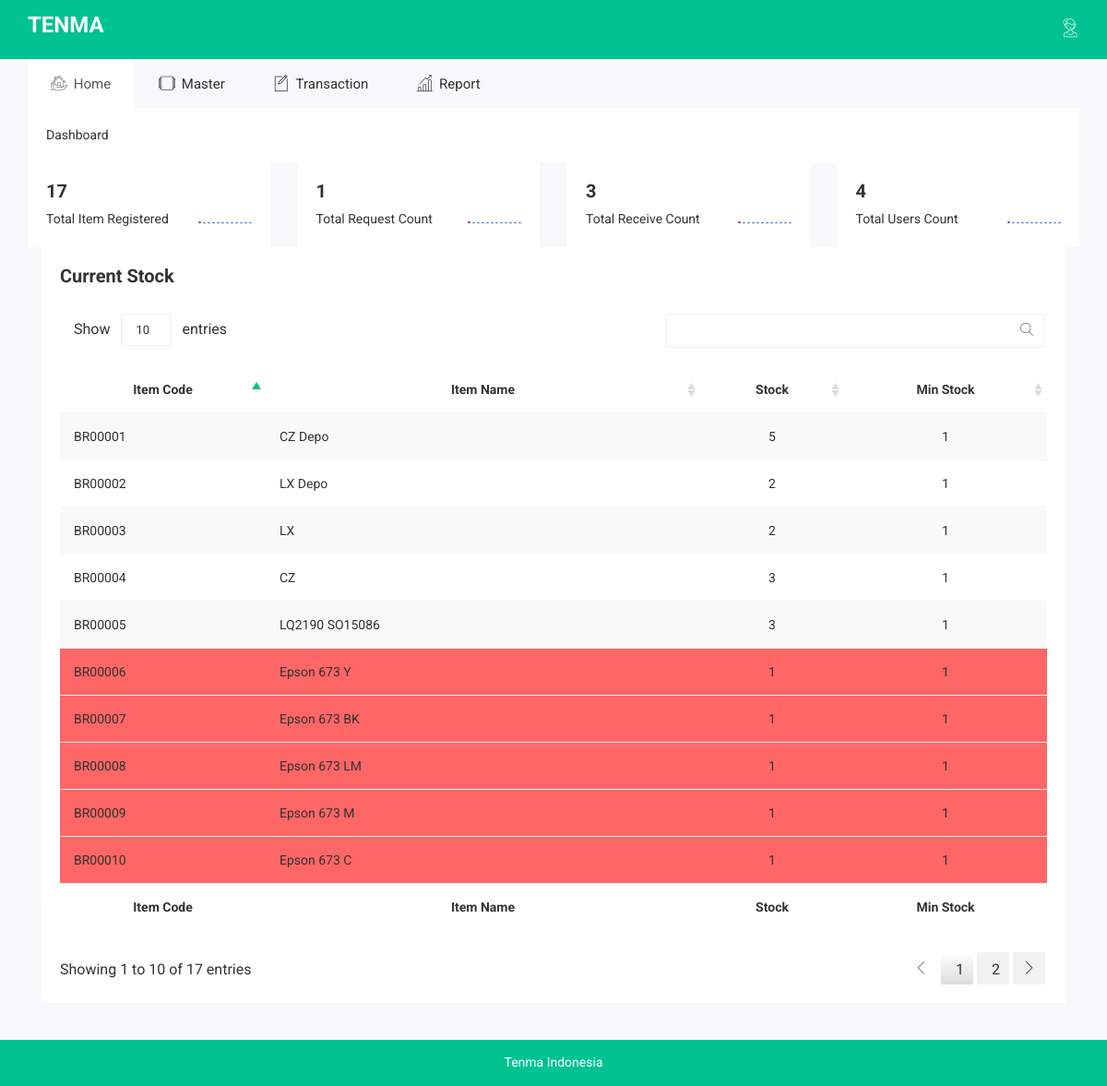
The page /index.php (signed in) on the database as committed earlier.
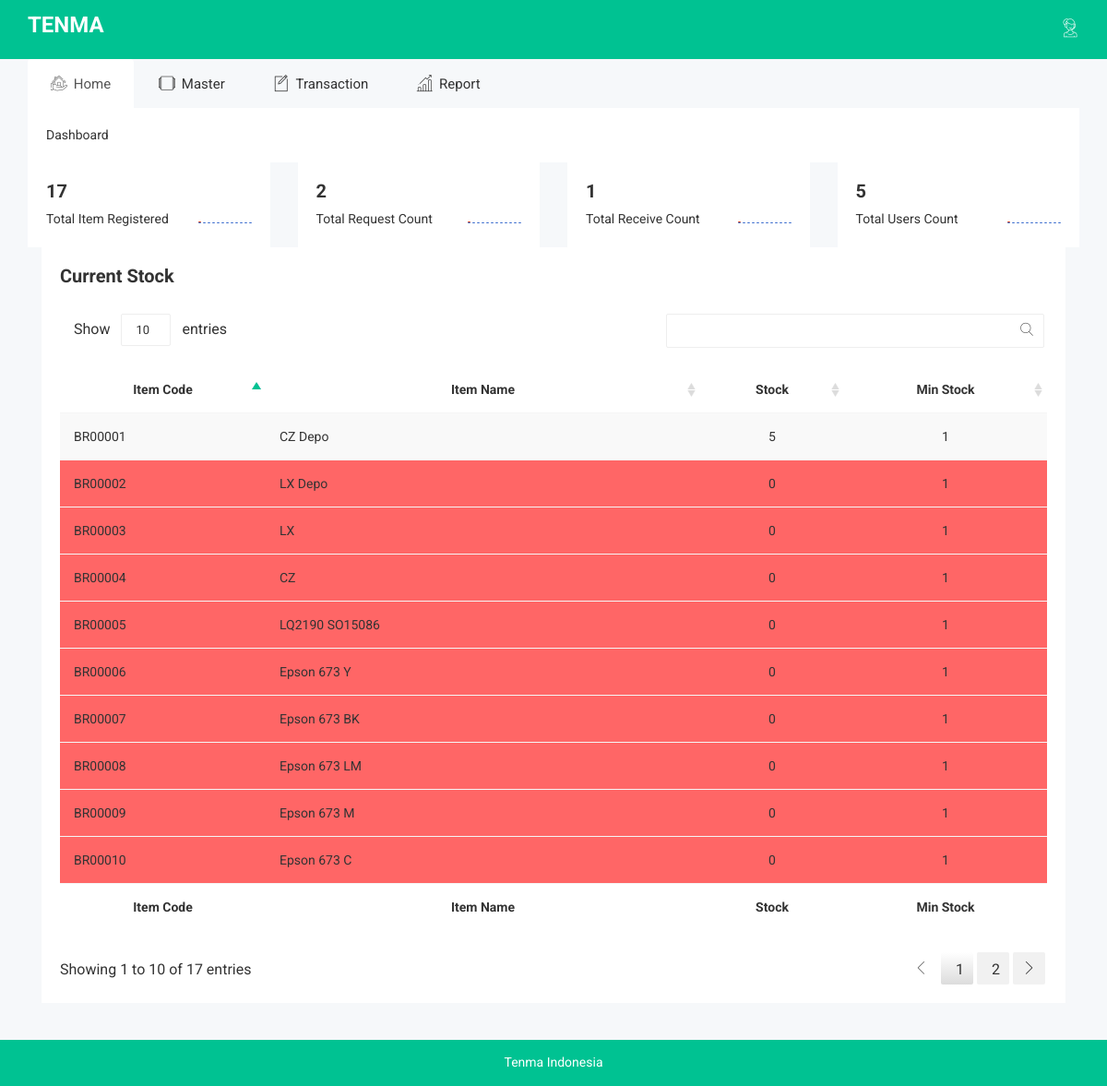
The same page on the database as committed later.
### tables this page shows
CREATE TABLE `item` (
  `item_cd` varchar(20) NOT NULL,
  `item_nm` varchar(80) DEFAULT NULL,
  `qty` int(11) DEFAULT NULL,
  `id` varchar(20) DEFAULT NULL,
  `id_dept` varchar(20) DEFAULT NULL,
  `min` int(11) DEFAULT NULL,
  `max` int(11) DEFAULT NULL,
  `remark` varchar(20) DEFAULT NULL,
  `unit_cd` varchar(20) DEFAULT NULL,
  `stat` int(11) DEFAULT '1',
  PRIMARY KEY (`item_cd`)
);

### views/dashboard.php (the view)
<?php include "config/koneksi.php"; ?>
<div class="notika-status-area">
    <div class="container">
        <div class="row">
            <div class="col-lg-3 col-md-6 col-sm-6 col-xs-12">
                <div class="wb-traffic-inner notika-shadow sm-res-mg-t-30 tb-res-mg-t-30">
                    <div class="website-traffic-ctn">
                        <?php
                            $query=mysqli_query($koneksi,"SELECT * from item ");
                            $count=mysqli_num_rows($query);
                        ?>
                        <h2><span class="counter"><?=$count?></span></h2>
                        <p>Total Item Registered</p>
                    </div>
                    <div class="sparkline-bar-stats1">9,4,8,6,5,6,4,8,3,5,9,5</div>
                </div>
            </div>
            <div class="col-lg-3 col-md-6 col-sm-6 col-xs-12">
                <div class="wb-traffic-inner notika-shadow sm-res-mg-t-30 tb-res-mg-t-30">
                    <div class="website-traffic-ctn">
                        <?php
                            $query=mysqli_query($koneksi,"SELECT * from request_h ");
                            $count=mysqli_num_rows($query);
                        ?>
                        <h2><span class="counter"><?=$count?></span></h2>
                        <p>Total Request Count</p>
                    </div>
                    <div class="sparkline-bar-stats2">1,4,8,3,5,6,4,8,3,3,9,5</div>
                </div>
            </div>
            <div class="col-lg-3 col-md-6 col-sm-6 col-xs-12">
                <div class="wb-traffic-inner notika-shadow sm-res-mg-t-30 tb-res-mg-t-30 dk-res-mg-t-30">
                    <div class="website-traffic-ctn">
                        <?php
                            $query=mysqli_query($koneksi,"SELECT * from incoming_h ");
                            $count=mysqli_num_rows($query);
                        ?>
                        <h2><span class="counter"><?=$count?></span></h2>
                        <p>Total Receive Count</p>
                    </div>
                    <div class="sparkline-bar-stats3">4,2,8,2,5,6,3,8,3,5,9,5</div>
                </div>
            </div>
            <div class="col-lg-3 col-md-6 col-sm-6 col-xs-12">
                <div class="wb-traffic-inner notika-shadow sm-res-mg-t-30 tb-res-mg-t-30 dk-res-mg-t-30">
                    <div class="website-traffic-ctn">
                        <?php
                            $query=mysqli_query($koneksi,"SELECT * from user ");
                            $count=mysqli_num_rows($query);
                        ?>
                        <h2><span class="counter"><?=$count?></span></h2>
                        <p>Total Users Count</p>
                    </div>
                    <div class="sparkline-bar-stats4">2,4,8,4,5,7,4,7,3,5,7,5</div>
                </div>
            </div>
        </div>
    </div>
</div>
<div class="sale-statistic-area">
    <div class="container">
        <div class="col-lg-12 col-md-12 col-sm-12 col-xs-12">
            <div class="data-table-list">
                <div class="table-responsive">
                    <div class="curved-inner-pro">
                        <div class="curved-ctn">
                            <h2>Current Stock</h2>
                        </div>
                    </div>
                    <table id="data-table-basic" class="table table-striped table-hover">
                        <thead>
                            <tr>
                                <th style="text-align:center">Item Code</th>
                                <th style="text-align:center">Item Name</th>
                                <th style="text-align:center">Stock</th>
                                <th style="text-align:center">Min Stock</th>
                            </tr>
                        </thead>
                        <tbody>
                            <?php
                            $sql = mysqli_query($koneksi, "SELECT * FROM item where stat=1");
                            while ($data = mysqli_fetch_array($sql)) {
                                if ($data['qty'] <= $data['min']) {
                                    $warna = 'background-color: #ff6666';
                                } else {
                                    $warna = 'background-color: ';
                                }
                            ?>
                                <tr style="<?= $warna ?>">
                                    <td><?php echo $data['item_cd']; ?></td>
                                    <td><?php echo $data['item_nm']; ?></td>
                                    <td style="text-align:center"><?php echo $data['qty']; ?></td>
                                    <td style="text-align:center"><?php echo $data['min']; ?></td>
                                </tr>
                            <?php
                            }
                            ?>
                        </tbody>
                        <tfoot>
                            <tr>
                                <th style="text-align:center">Item Code</th>
                                <th style="text-align:center">Item Name</th>
                                <th style="text-align:center">Stock</th>
                                <th style="text-align:center">Min Stock</th>
                            </tr>
                        </tfoot>
                    </table>
                </div>
            </div>
        </div>
    </div>
</div>

### index.php (shortened to what this page needs)
<?php
include "config/koneksi.php";
if (@$_SESSION['level']) {
?>
    <!doctype html>
    <html class="no-js" lang="">
    <?php include "header.php"; ?>
    <body>
        <div class="header-top-area">
            <div class="container">
                <div class="row">
                    <div class="col-lg-4 col-md-4 col-sm-12 col-xs-12">
                        <div class="logo-area">
                            <h3 style="color: white">TENMA</h3>
                        </div>
                    </div>
                    <div class="col-lg-8 col-md-8 col-sm-12 col-xs-12">
                        <div class="header-top-menu">
                            <ul class="nav navbar-nav notika-top-nav">
                                <li class="nav-item"><a href="#" data-toggle="dropdown" role="button" aria-expanded="false" class="nav-link dropdown-toggle"><span><i class="notika-icon notika-support"></i></span></a>
                                </li>
                            </ul>
                        </div>
                    </div>
                </div>
            </div>
        </div>
        <?php include "navbar.php"; ?>
        <?php
        $page = @$_GET['page'];
        if ($page  == 'dashboard') {
            include "views/dashboard.php";
        } else if ($page == 'item') {
            include "views/item_entry.php";
        } else if ($page == 'item_list') {
            include "views/item_list.php";
        } else if ($page == 'item_edit') {
            include "views/item_edit.php";
        } else if ($page == 'category_entry') {
            include "views/category_entry.php";
        } else if ($page == 'receive') {
            include "views/rec_list.php";
        } else if ($page == 'receive_form') {
            include "views/rec_frm.php";
        } else if ($page == 'request') {
            include "views/req_list.php";
        } else if ($page == 'rec_edit') {
            include "views/edit_rec.php";
        } else if ($page == 'request_form') {
            include "views/req_frm.php";
        } else if ($page == 'req_edit') {
            include "views/edit_req.php";
        } else if ($page == 'receive') {
            include "views/rec_frm.php";
        } elseif ($page == 'category_edit') {
            include "views/category_edit.php";
        } elseif ($page == 'karyawan') {
            include "views/karyawan_list.php";
        } elseif ($page == 'req_per_emp') {
            include "views/report_emp.php";
        } elseif ($page == 'rep_bal_sheet') {
            include "views/report_bal_sheet.php";
        } elseif ($page == '') {
            include "views/dashboard.php";
        } else {
            echo "404 halaman tidak di temukan";
        }
        ?>
        <div class="footer-copyright-area">
            <div class="container">
                <div class="row">
                    <div class="col-lg-12 col-md-12 col-sm-12 col-xs-12">
                        <div class="footer-copy-right">
                            <p>Tenma Indonesia</p>
                        </div>
                    </div>
                </div>
            </div>
        </div>
    </body>
    </html>
<?php
} else {
    header("location:login.php");
}

### header.php (shortened to what this page needs)
<head>
    <link rel="stylesheet" href="assets/css/maruti/select2.css" />
    <link rel="stylesheet" href="assets/css/bootstrap.min.css">
    <link rel="stylesheet" href="assets/css/font-awesome.min.css">
    <link rel="stylesheet" href="assets/css/owl.carousel.css">
    <link rel="stylesheet" href="assets/css/owl.theme.css">
    <link rel="stylesheet" href="assets/css/owl.transitions.css">
    <link rel="stylesheet" href="assets/css/meanmenu/meanmenu.min.css">
    <link rel="stylesheet" href="assets/css/animate.css">
    <link rel="stylesheet" href="assets/css/summernote/summernote.css">
    <link rel="stylesheet" href="assets/css/themesaller-forms.css">
    <link rel="stylesheet" href="assets/css/normalize.css">
    <link rel="stylesheet" href="assets/css/scrollbar/jquery.mCustomScrollbar.min.css">
    <link rel="stylesheet" href="assets/css/notika-custom-icon.css">
    <link rel="stylesheet" href="assets/css/bootstrap-select/bootstrap-select.css">
    <link rel="stylesheet" href="assets/css/datapicker/datepicker3.css">
    <link rel="stylesheet" href="assets/css/color-picker/farbtastic.css">
    <link rel="stylesheet" href="assets/css/chosen/chosen.css">
    <link rel="stylesheet" href="assets/css/notification/notification.css">
    <link rel="stylesheet" href="assets/css/dropzone/dropzone.css">
    <link rel="stylesheet" href="assets/css/wave/waves.min.css">
    <link rel="stylesheet" href="assets/css/wave/button.css">
    <link rel="stylesheet" href="assets/css/main.css">
    <link rel="stylesheet" href="style.css">
    <link rel="stylesheet" href="assets/css/responsive.css">
    <link rel="stylesheet" type="text/css" href="js/DataTables/datatables.min.css" />
    <link rel="stylesheet" type="text/css" href="js/DataTables/datatables.css" />
    <link rel="stylesheet" href="assets/css/jquery.dataTables.min.css">
    <link rel="stylesheet" href="assets/css/dialog/sweetalert2.min.css">
</head>

### navbar.php (shortened to what this page needs)
<div class="main-menu-area mg-tb-10">
    <div class="container">
        <div class="row">
            <div class="col-lg-12 col-md-12 col-sm-12 col-xs-12">
                <ul class="nav nav-tabs notika-menu-wrap menu-it-icon-pro">
                    <li class="active"><a data-toggle="tab" href="#Home"><i class="notika-icon notika-house"></i> Home</a>
                    </li>
                    <li><a data-toggle="tab" href="#mailbox"><i class="notika-icon notika-windows"></i> Master</a>
                    </li>
                    <li><a data-toggle="tab" href="#Interface"><i class="notika-icon notika-edit"></i> Transaction</a>
                    </li>
                    <li><a data-toggle="tab" href="#Charts"><i class="notika-icon notika-bar-chart"></i> Report</a>
                    </li>
                </ul>
                <div class="tab-content custom-menu-content">
                    <div id="Home" class="tab-pane notika-tab-menu-bg animated flipInX <?php echo 'in active'; ?>">
                        <ul class="notika-main-menu-dropdown">
                            <li><a href="index.php">Dashboard</a>
                            </li>
                        </ul>
                    </div>
                </div>
            </div>
        </div>
    </div>
</div>

### assets/css/themesaller-forms.css (style rules this page uses)
html, body { border: 0; margin: 0; padding: 0; font-size: 100%; vertical-align: baseline; font: inherit; }
body { margin: 0; padding: 0; background:url(../images/body_bg.jpg) no-repeat center top; }

### assets/css/main.css (style rules this page uses)
html { color: #222; font-size: 1em; line-height: 1.4; }

### assets/js/DataTables/datatables.css (style rules this page uses)
table.dataTable { width: 100%; margin: 0 auto; clear: both; border-collapse: separate; border-spacing: 0; }
table.dataTable thead th, table.dataTable tfoot th { font-weight: bold; }
table.dataTable thead th, table.dataTable thead td { padding: 10px 18px; border-bottom: 1px solid #111; }
table.dataTable tfoot th, table.dataTable tfoot td { padding: 10px 18px 6px 18px; border-top: 1px solid #111; }
table.dataTable thead .sorting, table.dataTable thead .sorting_asc, table.dataTable thead .sorting_desc, table.dataTable thead .sorting_asc_disabled, table.dataTable thead .sorting_desc_disabled { cursor: pointer; *cursor: hand; background-repeat: no-repeat; background-position: center right; }
table.dataTable thead .sorting { background-image: url("DataTables-1.10.18/images/sort_both.png"); }
table.dataTable thead .sorting_asc { background-image: url("DataTables-1.10.18/images/sort_asc.png"); }
table.dataTable tbody tr { background-color: #ffffff; }
table.dataTable tbody th, table.dataTable tbody td { padding: 8px 10px; }
table.dataTable, table.dataTable th, table.dataTable td { box-sizing: content-box; }

Rows that differ between the two databases and show on the page:
changed item "BR00002": qty "2" → "0"
changed item "BR00003": qty "2" → "0"
changed item "BR00004": qty "3" → "0"
changed item "BR00005": qty "3" → "0"
changed item "BR00006": qty "1" → "0"
changed item "BR00007": qty "1" → "0"
changed item "BR00008": qty "1" → "0"
changed item "BR00009": qty "1" → "0"
changed item "BR00010": qty "1" → "0"
Other text that changed with them:
$count: "1" → "2"
$count: "3" → "1"
$count: "4" → "5"
